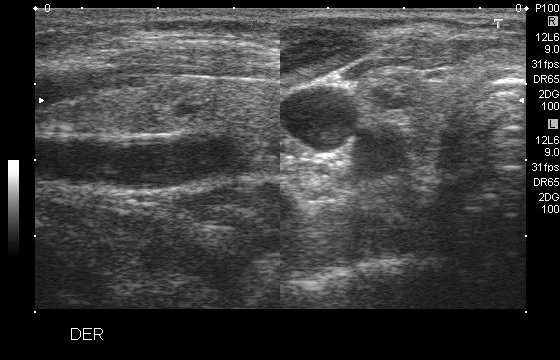
#> input picture data/jpg/103_1.jpg, 560 x 360 px; its folder holds only this picture in this run
$ python preprocessing.py
#> lines starting #> are read from the running program, lines starting #| are printed output that depends on the picture; after the words box and inside, x2 and y2 are one past the last pixel; in counts of white or black regions, pixels touching at a corner belong together
#> further down, im is the input picture: shape (360, 560, 3); min 0, max 255, mean 61.6
from skimage import io
from skimage.filters import gaussian
from skimage.color import rgb2gray
from skimage.measure import label, regionprops
from skimage.transform import resize
import os
import numpy as np

path_to_data = os.path.join('.', 'data')
path_to_jpg = os.path.join(path_to_data, 'jpg')
path_to_preprocessed = os.path.join(path_to_data, 'preprocessed')

image_height = 72
image_width = 112
binary_thresh = 3
gaussian_sigma = 5


def preprocess(image):
    image = image[20:-25, 25:-25, :]
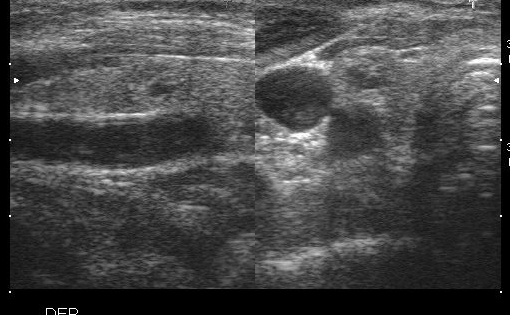
#> image: shape (315, 510, 3); min 0, max 255, mean 70.9
    assert isinstance(image, np.ndarray)
    grayscale = rgb2gray(image)
    grayscale = gaussian(grayscale, sigma=gaussian_sigma)
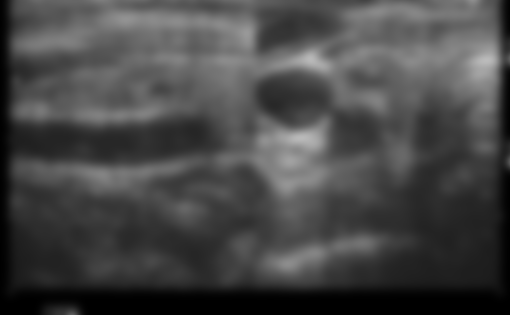
#> grayscale: shape (315, 510) float64; min 0, max 0.735, mean 0.278

    binary = grayscale * 255 > binary_thresh
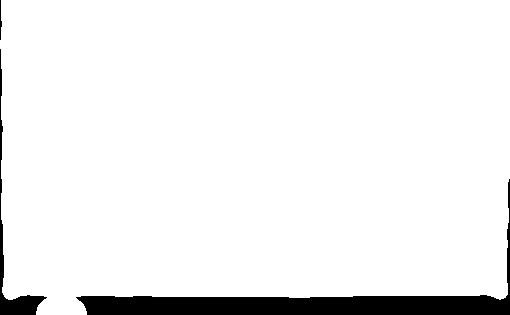
#> binary: shape (315, 510) bool; 94.2% white; 3 black regions, box (x1, y1, x2, y2) and area: (76, 179, 510, 315) 8102, (0, 49, 47, 315) 1213, (0, 0, 2, 40) 46

    labelled = label(binary)
#> labelled: shape (315, 510) int32; values 0 (black) and 1 (white), 94.2% white; 3 black regions
    regions = regionprops(labelled)
#> regions = 1 regions; box (x1, y1, x2, y2) and area: (0, 0, 510, 315) 151289
    areas = [region.area for region in regions]
#> areas = [151289]
    arg = int(np.argmax(areas))
#> arg = 0
    h1, w1, h2, w2 = regions[arg].bbox
#> h1 = 0; w1 = 0; h2 = 315; w2 = 510
    extracted = image[h1: h2, w1: w2, :]
    return (resize(extracted, (image_height, image_width)) * 255).astype(np.uint8)
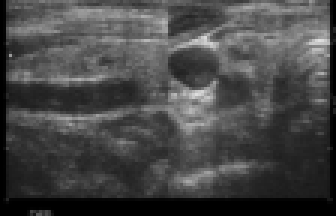
#> returned value: shape (72, 112, 3) (shown 3 times larger); min 0, max 223, mean 70.4


if __name__ == '__main__':
    filenames = os.listdir(path_to_jpg)
    for filename in filenames:
        im = io.imread(os.path.join(path_to_jpg, filename), as_gray=False)
        processed = preprocess(im)
        io.imsave(os.path.join(path_to_preprocessed, filename), processed)
        print('Successfully processed %s' % filename)

$ run again, on data/jpg/131_1.jpg
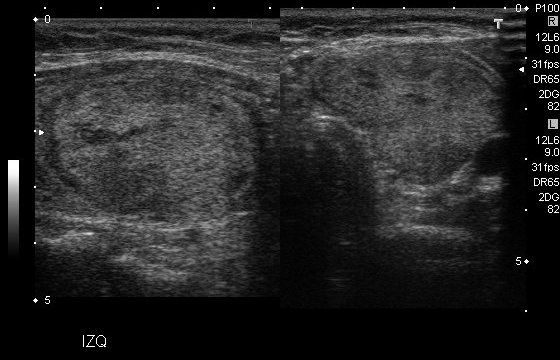
#> input picture data/jpg/131_1.jpg, 560 x 360 px
#> im is the input picture: shape (360, 560, 3); min 0, max 255, mean 38.3
#> binary: shape (315, 510) bool; 89.2% white; 7 black regions
#> in preprocess, `labelled = label(binary)`:
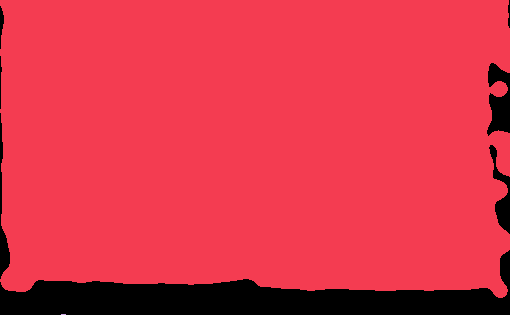
#> labelled: shape (315, 510) int32; 3 distinct labels, from 0 to 2; one colour per label, 0 black
#> regions = 2 regions; box (x1, y1, x2, y2) and area: (0, 0, 510, 298) 143373, (61, 314, 66, 315) 5
#> areas = [143373, 5]
#> arg = 0
#> h2 = 298; w2 = 510
#> in preprocess, `return (resize(extracted, (image_height, image_width)) * 255).astype(n..`:
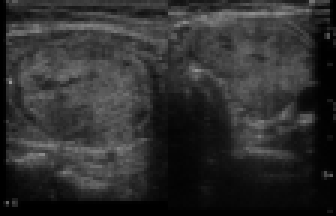
#> returned value: shape (72, 112, 3) (shown 3 times larger); min 0, max 153, mean 46.4

$ run again, on data/jpg/142_1.jpg
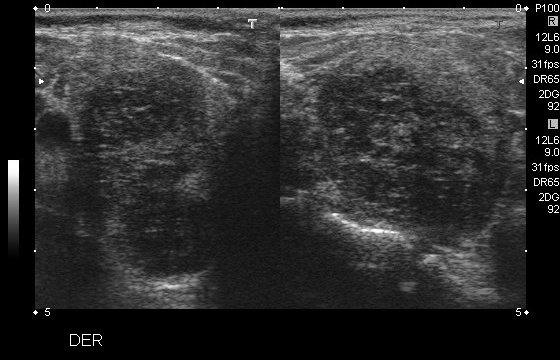
#> input picture data/jpg/142_1.jpg, 560 x 360 px
#> im is the input picture: shape (360, 560, 3); min 0, max 255, mean 47.4
#> binary: shape (315, 510) bool; 94.2% white; 9 black regions (4 under 20 px)
#> in preprocess, `labelled = label(binary)`:
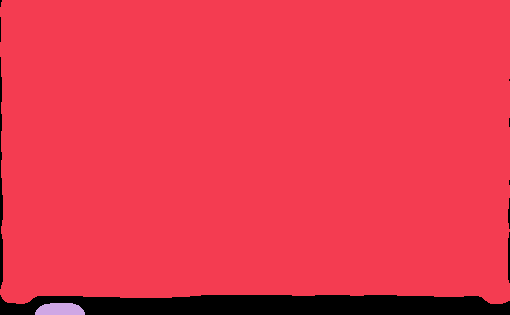
#> labelled: shape (315, 510) int32; 3 distinct labels, from 0 to 2; one colour per label, 0 black
#> regions = 2 regions; box (x1, y1, x2, y2) and area: (0, 0, 510, 304) 150752, (35, 303, 85, 315) 510
#> areas = [150752, 510]
#> arg = 0
#> h2 = 304; w2 = 510
#> in preprocess, `return (resize(extracted, (image_height, image_width)) * 255).astype(n..`:
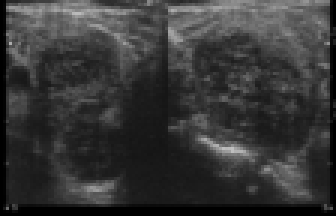
#> returned value: shape (72, 112, 3) (shown 3 times larger); min 0, max 191, mean 54.5

$ run again, on data/jpg/143_1.jpg
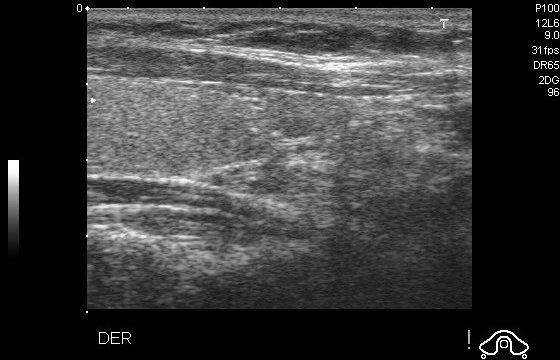
#> input picture data/jpg/143_1.jpg, 560 x 360 px
#> im is the input picture: shape (360, 560, 3); min 0, max 255, mean 58
#> binary: shape (315, 510) bool; 75.4% white; 1 black region
#> in preprocess, `labelled = label(binary)`:
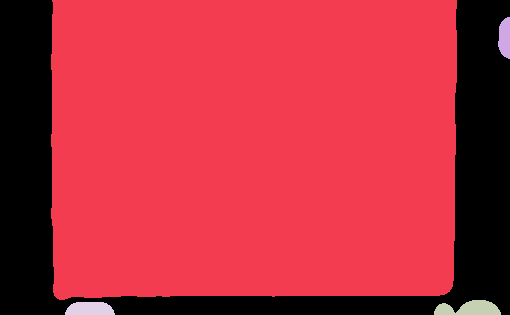
#> labelled: shape (315, 510) int32; 5 distinct labels, from 0 to 4; one colour per label, 0 black
#> regions = 4 regions; box (x1, y1, x2, y2) and area: (51, 0, 457, 300) 119446, (434, 300, 501, 315) 720, (65, 302, 115, 315) 561, (498, 17, 510, 59) 402
#> areas = [119446, 402, 720, 561]
#> arg = 0
#> w1 = 51; h2 = 300; w2 = 457
#> in preprocess, `return (resize(extracted, (image_height, image_width)) * 255).astype(n..`:
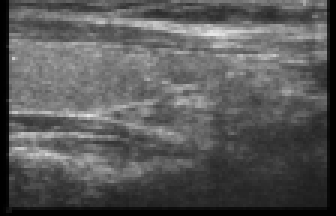
#> returned value: shape (72, 112, 3) (shown 3 times larger); min 0, max 231, mean 88.2

$ run again, on data/jpg/111_1.jpg
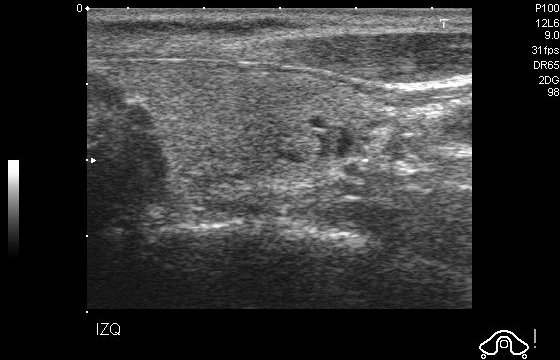
#> input picture data/jpg/111_1.jpg, 560 x 360 px
#> im is the input picture: shape (360, 560, 3); min 0, max 255, mean 53.8
#> binary: shape (315, 510) bool; 75.2% white; 2 black regions
#> labelled: shape (315, 510) int32; 4 distinct labels, from 0 to 3
#> regions = 3 regions; box (x1, y1, x2, y2) and area: (52, 0, 458, 315) 119801, (457, 300, 510, 315) 653, (498, 17, 510, 59) 402
#> areas = [119801, 402, 653]
#> arg = 0
#> w1 = 52; h2 = 315; w2 = 458
#> in preprocess, `return (resize(extracted, (image_height, image_width)) * 255).astype(n..`:
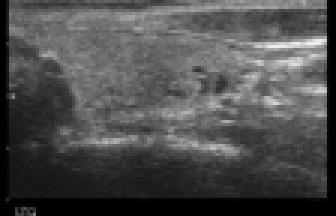
#> returned value: shape (72, 112, 3) (shown 3 times larger); min 0, max 241, mean 77.3
